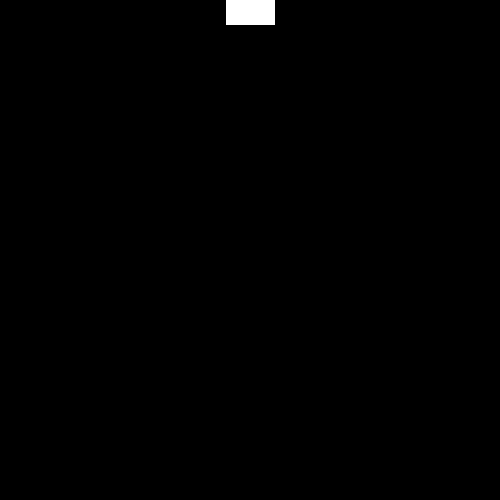
Frame 1 (no input)
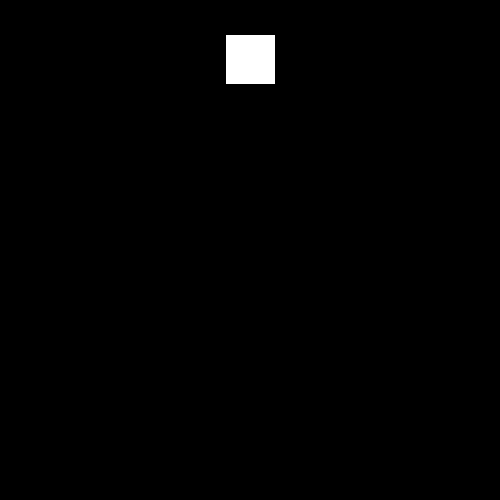
Frame 60 (the mouse pressed at the canvas centre just before this capture)
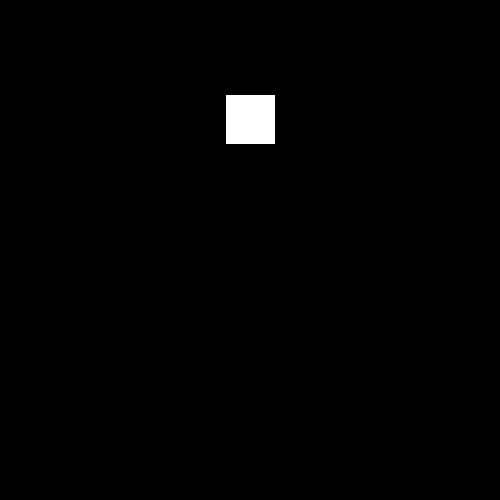
Frame 120 (the mouse held since frame 60 and released just before this capture)

The Processing sketch that drew these frames (run headless with seeded random() and noise(); from frame 60 on, the mouse is pressed at the canvas centre):

// Processing sketch: ex01_if_statement
// ── ex01_if_statement.pde
//uses the if statement 
//to check the y position of the rectangle
//and resets the y position to 0 (top of the sketch)
//when the rectangle reaches the bottom

int y = 0;

void setup(){
  size(500, 500);
  rectMode(CENTER);
}

void draw(){
  background(0);
  rect(width / 2, y, 50, 50);
  
  //because rectMode is center,
  //we need to account for the height of the rectangle
  //so allow the rectangle to go down 25 pixels more for
  //before y position is reset to 0 and will fall down the screen again.
  //y >= height + 25 returns true,
  //if y is bigger or equal to height + 25 (in this case 525)
  //and only if the statement returns true,
  //set y to 0.
  if(y >= height + 25){
   y = 0; 
  }
  
  //increment y by 1.
  y = y + 1;
}
